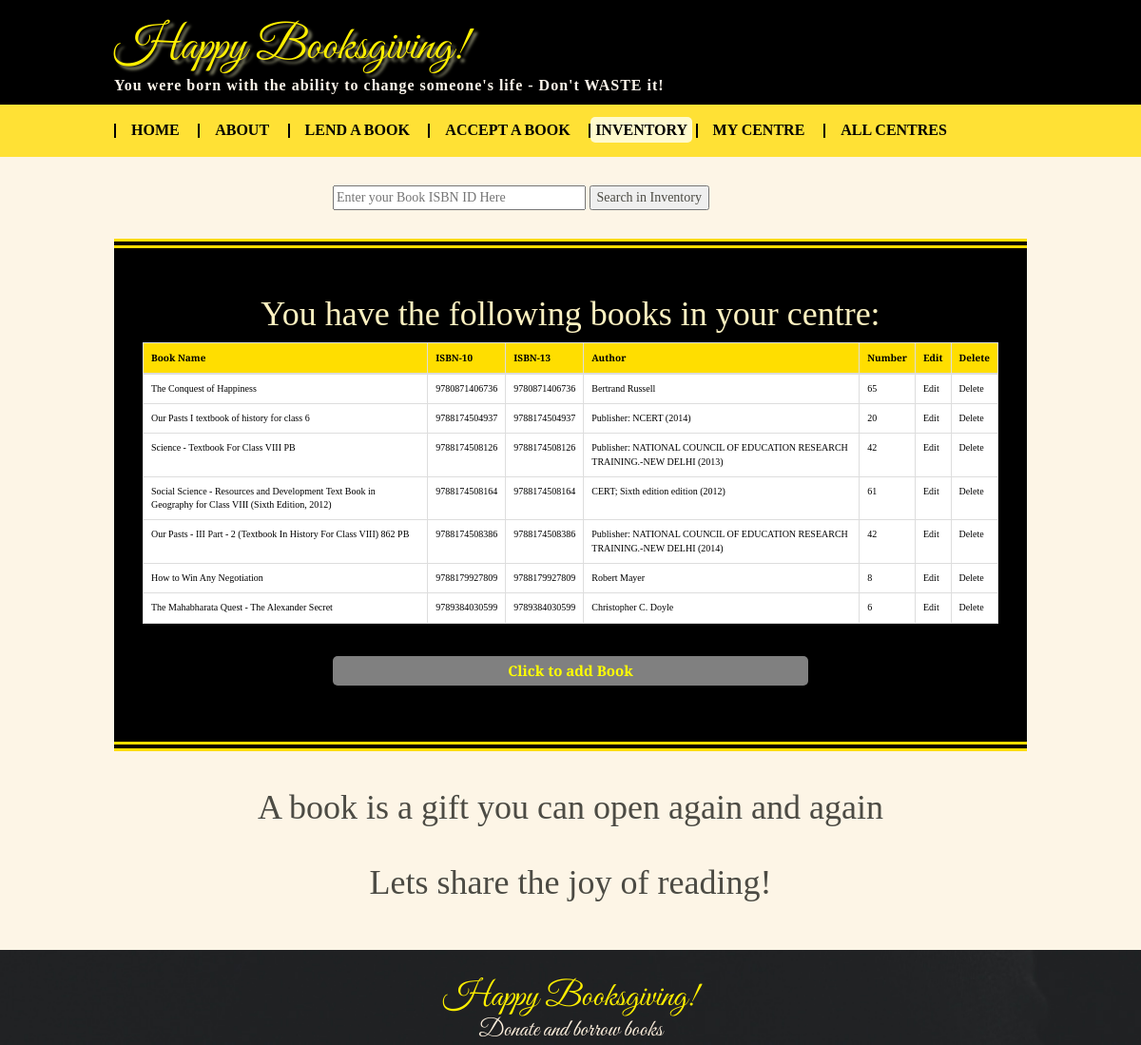
The page /centres/000/books on the database its author committed.
### app/models.py (models this page shows)
class Books(db.Model):
    __tablename__ = 'books'
    book_id = db.Column(db.Integer, nullable=False, primary_key=True)
    title = db.Column(db.String(100), nullable=False)
    author = db.Column(db.String(50))
    description = db.Column(db.String(200))
    number = db.Column(db.Integer, nullable=False)
    centre_id = db.Column(db.String(25), db.ForeignKey('centre.centre_id'))

### app/views.py (the view)
@app.route('/centres/<centre_id>/books',  methods= ['GET','POST'])
def showBooksInCentre(centre_id):
    if request.method == 'POST':
        centre = Centre.query.filter_by(centre_id=centre_id).one()
        book_id = request.form['book_id']
        try:
            searchbook = Books.query.filter_by(book_id = book_id).one()
            if searchbook.centre_id == centre_id:
                centre = Centre.query.filter_by(centre_id=centre_id).one()
                return render_template('searchbook.html', searchbook=searchbook, centre=centre)
        except:
                pass
        return render_template('searchbook.html', centre=centre)
    else:
        centre = Centre.query.filter_by(centre_id=centre_id).one()
        books = Books.query.filter_by(centre_id=centre_id)
        return render_template('showBooksInCentre.html', centre=centre, books=books)

### app/templates/showBooksInCentre.html (shortened to what this page needs)
<!DOCTYPE html>
<head>
  <link rel="stylesheet" href="{{ url_for('static', filename='css/bootstrap.css') }}" />
  <link rel="stylesheet" href="{{ url_for('static', filename='css/stylesheet.css') }}" />
</head>
<body>
<div id ="nopic"
  <div id="main">
    <div id="header">
      <a href="home">
        <h1>Happy Booksgiving! </h1></a>
      <p id="color"> You were born with the ability to change someone's life - Don't WASTE it! </p>
    </div>
    <div class="navigationBar" id="navBar" >
      <ul>
        <li><a href = "{{url_for('homePage')}}">Home</a></li>
        <li><a href = "{{url_for('about') }}">About</a></li>
        <li><a href="addBorrowingDetails">Lend A Book</a></li>
        <li><a href= "{{url_for('addBookNew', centre_id = centre.centre_id) }}">Accept A Book</a></li>
        <li><a href="showBooksInCentre"  class="selected" >Inventory</a></li>
      <li><a href="showCentre" >My centre </a></li>
        <li><a href="showCentres" >All centres</a></li>
      </ul>
    </div>
<div id = "bookcontent">
  <form id="isbn-search" action="" method='POST'>
  <input type="text" placeholder="Enter your Book ISBN ID Here"size='30' name = 'book_id'>
  <input type="submit" value="Search in Inventory">
  </form>
  <div id = "content">
<h1>  You have the following books in your centre:</h1>
<div class="table-responsive">
				<table class="table table-bordered">
           <thead class="colorheader">
						<tr>
							<th>Book Name</th>
							<th>ISBN-10</th>
							<th>ISBN-13</th>
              <th>Author</th>
            	<th>Number</th>
              <th>Edit</th>
              <th>Delete</th>
						</tr>
					</thead>
					<tbody>
            {% if books %}
            {% for book in books %}
						<tr>
							<td>{{book.title}}</td>
							<td>{{book.book_id}}</td>
							<td>{{book.book_id}}</td>
							<td> {{book.author}}</td>
              	<td> {{book.number}}</td>
                	<td> <a  href='{{url_for('editBook', centre_id = centre.centre_id, book_id = book.book_id) }}'>Edit</a></td>
                  	<td>   <a href = '{{url_for('deleteBook', centre_id = centre.centre_id, book_id = book.book_id ) }}'>Delete</a>
</td>
						</tr>
						{% endfor %}
					</tbody>
				</table>
			</div>
      <div class = "addbook-button">
        <a href='{{url_for('addBookNew', centre_id = centre.centre_id) }}'>Click to add Book</a>
      </div>
  </div>
  {% else %}
    <h1 class = "warning">
      No books found in {{centre.name}}!
    </h1>
    {%endif%}
  <h1>
    A book is a gift you can open again and again </br></br>
    Lets share the joy of reading!
  </h1>
</div>
</div>
    <div id="footer">
      <a href="home">
        <h1>Happy Booksgiving! </h1>
      </a>
    </div>
    <div id="tag">
      Donate and borrow books
    </div></div>
</body>
</html>

### app/static/css/stylesheet.css (style rules this page uses)
body { background: url("../images/background.jpg") no-repeat center center fixed; -webkit-background-size: cover; -moz-background-size: cover; -o-background-size: cover; background-size: cover; color: #faeddb; }
.selected { background-color: lemonchiffon; color: #FFEF00; border-radius: 5px; padding:5px; }
.navigationBar li .selected { border-radius: 5px; padding:5px; }
#header { font-family: Big Caslon, Book Antiqua, Palatino Linotype, Georgia, serif; font-size: 30px; font-style: normal; font-variant: normal; line-height: 20px; padding-top: 10px; text-align: left; color: #FFEF00; margin-left: 120px; }
#header a { text-decoration: none; }
#header p { font-size: 16px; color: #fcf5eb; font-weight: 700; letter-spacing: 1pX; }
#header h1 { font: 400 50px/0.8 'Great Vibes', Helvetica, sans-serif; text-shadow: 4px 4px 3px rgba(255,255,204,.5); color:#FFEF00; }
.navigationBar { background-color: #FFE135; padding: 2px 0px; position:relative; }
.navigationBar ul { background-color: #FFE135; padding: 14px 0px; width: 80%; margin: 0 auto; font-family: verdana; }
.navigationBar li { display: inline; list-style-type: none; margin: 0; padding: 0; border-left: solid black 2px; position: relative; }
.navigationBar li a { color: Black; font-weight: 600; font-size: 16px; text-align: center; text-decoration: none; padding: 14px 16px; text-transform: uppercase; }
#footer { font: 400 50px/0.8 'Great Vibes', Helvetica, sans-serif; text-decoration: none; text-align: center; padding-top:10px; }
#tag { font: 25px 'Great Vibes', Helvetica, sans-serif; text-shadow: 4px 4px 3px rgba(GREY,.5); text-decoration: none; text-align: center; padding: 0px; margin-top: -10px; }
#footer a { text-decoration: none; color:#FFEF00 }
#nopic { background-color:black; }
#bookcontent { font-family: 'Arvo', sans-serif; background-color:#fdf5e6; color: #4c4b44; font-family: 'Arvo', serif; padding-top: 30px; }
#bookcontent h1 { font-family: fantasy; text-align:center; }
#bookcontent #content { width:960px; max-width: 960px; margin:auto; margin-top: 30px; color:#fcf1c1; background-color: black; border-top: 10px double #ffde00; border-bottom: 10px double #ffde00; padding:30px; font-size: 10px; }
.table-bordered { background-color: white; color:black; }
.table-bordered a { color:black; }
.table-bordered .colorheader { background-color:#ffde00; text-align:center; }
.addbook-button a { width:800px; background-color: grey; color:yellow; display: block; margin: 0 auto; padding: 8px 0; width: 500px; padding: 5px; text-align: center; font-weight: bolder; border-radius: 5px; font-size: 15px; }
#isbn-search { margin:0 auto; width:500px; }

### rows shown on the page
Books: title "The Conquest of Happiness", book_id "9780871406736", author "Bertrand Russell", number "65"
Books: title "Our Pasts I textbook of history for class 6", book_id "9788174504937", author "Publisher: NCERT (2014)", number "20"
Books: title "Science - Textbook For Class VIII PB", book_id "9788174508126", author "Publisher: NATIONAL COUNCIL OF EDUCATION RESEARCH TRAINING.-NEW DELHI (2013)", number "42"
Books: title "Social Science - Resources and Development Text Book in Geography for Class VIII (Sixth Edition, 2012)", book_id "9788174508164", author "CERT; Sixth edition edition (2012)", number "61"
Books: title "Our Pasts - III Part - 2 (Textbook In History For Class VIII) 862 PB", book_id "9788174508386", author "Publisher: NATIONAL COUNCIL OF EDUCATION RESEARCH TRAINING.-NEW DELHI (2014)", number "42"
Books: title "How to Win Any Negotiation", book_id "9788179927809", author "Robert Mayer", number "8"
Books: title "The Mahabharata Quest - The Alexander Secret", book_id "9789384030599", author "Christopher C. Doyle", number "6"
